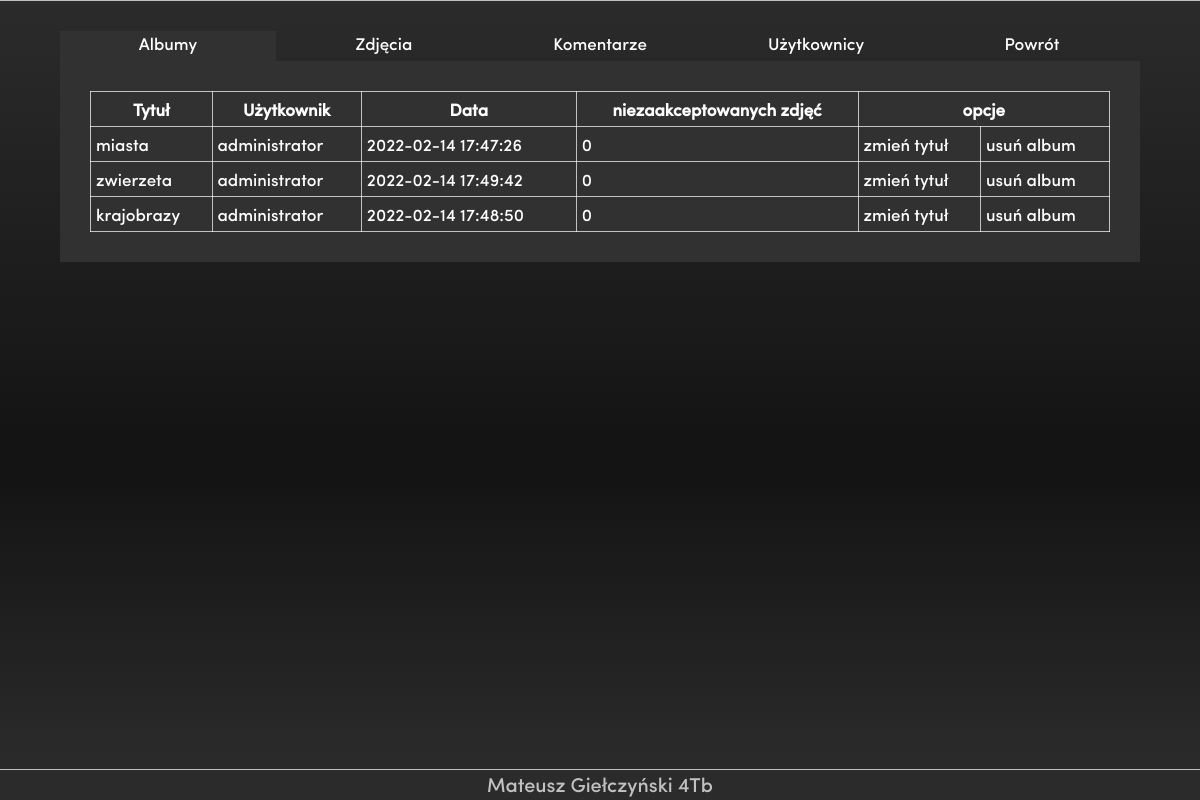
The app's page /administrator/index.php?adm_page=albumy.php (signed in) with its own data.
### tables this page shows
CREATE TABLE `albumy` (
  `id` int(11) NOT NULL,
  `tytul` varchar(100) NOT NULL,
  `data` datetime NOT NULL DEFAULT current_timestamp(),
  `id_uzytkownika` int(11) NOT NULL
);

CREATE TABLE `uzytkownicy` (
  `id` int(11) NOT NULL,
  `login` varchar(16) NOT NULL,
  `haslo` varchar(32) NOT NULL,
  `email` varchar(128) NOT NULL,
  `zarejestrowany` date NOT NULL,
  `uprawnienia` enum('użytkownik','administrator','moderator') NOT NULL,
  `aktywny` tinyint(1) NOT NULL
);

### administrator/albumy.php (the view, shortened to what this page needs)
<table >
    <tr>
        <th> Tytuł</th>
        <th> Użytkownik</th>
        <th> Data</th>
        <th> niezaakceptowanych zdjęć</th>
        <th colspan="2"> opcje</th>
    </tr>
<?php
if($_SESSION["user"]["uprawnienia"]!="administrator"){
    echo("nie jesteś administratorem");
}
else{
    $items_on_page=30;
    $result = mysqli_query($baza,'
        SELECT  `albumy`.`id`, `albumy`.`tytul`, `albumy`.`data`, `uzytkownicy`.`login`,
        COUNT(IF(`zdjecia`.`zaakceptowane`=0 AND `zdjecia`.`id_albumu`=`albumy`.`id`, 1, NULL)) AS "ilosc"
        FROM `albumy`,`uzytkownicy`,`zdjecia`
        WHERE `albumy`.`id_uzytkownika`=`uzytkownicy`.`id`
        GROUP BY `albumy`.`id`
        ORDER BY COUNT(IF(`zdjecia`.`zaakceptowane`=0 AND `zdjecia`.`id_albumu`=`albumy`.`id`, 1, NULL))  DESC
        LIMIT '.(int)$_SESSION["page_nb"]*($items_on_page).",".$items_on_page.';');
    while($album= mysqli_fetch_assoc($result)){
        echo(
            '   <tr>
                <td>'.$album["tytul"].'</td>
                <td>'.$album["login"].'</td>
                <td>'.$album["data"].'</td>
                <td>'.$album["ilosc"].'</td>
                <td class="usable" ><a href="index.php?change_title='.$album["id"].'">zmień tytuł</a></td>
                <td class="usable" ><a href="index.php?delete_album='.$album["id"].'">usuń album</a></td>
            </tr>'
        );
    }
}
?>
</table>

### style/style.css (style rules this page uses)
* { font-family: custom_font; box-sizing: border-box; margin: 0px; font-size: 17px; }
body { margin: 0px; box-sizing: border-box; color: white; background: black; }
a { text-decoration: none; color:white; cursor:pointer; }

### style/menu_style.css (style rules this page uses)
:root { --color1: #131313; --color2: #2b2b2b; --color25:#313131; --color3: #86868b; --color35: #f0f0f0c2; --color4: #1349ae; }

### administrator/admin.css (style rules this page uses)
th,td { border:1px solid var(--color35); padding:5px; }
.usable a { width:100%; height:100%; display:inline-block; padding:5px; }
.usable { padding:0px; }
table { width:100%; border:1px solid white; border-collapse: collapse; }

### records on screen
albumy: tytul "miasta", id_uzytkownika.login "administrator", data "2022-02-14 17:47:26", ilosc "0"
albumy: tytul "zwierzeta", id_uzytkownika.login "administrator", data "2022-02-14 17:49:42", ilosc "0"
albumy: tytul "krajobrazy", id_uzytkownika.login "administrator", data "2022-02-14 17:48:50", ilosc "0"
